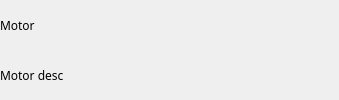
       <widget class="QEFrame" name="qeframe_3">
        <layout class="QGridLayout" name="gridLayout_4">
         <property name="margin">
          <number>0</number>
         </property>
         <property name="spacing">
          <number>0</number>
         </property>
         <item row="0" column="0">
          <layout class="QGridLayout" name="gridLayout">
           <item row="0" column="0">
            <widget class="QLabel" name="label_13">
             <property name="sizePolicy">
              <sizepolicy hsizetype="Fixed" vsizetype="Preferred">
               <horstretch>0</horstretch>
               <verstretch>0</verstretch>
              </sizepolicy>
             </property>
             <property name="minimumSize">
              <size>
               <width>61</width>
               <height>0</height>
              </size>
             </property>
             <property name="sizeIncrement">
              <size>
               <width>1</width>
               <height>1</height>
              </size>
             </property>
             <property name="font">
              <font>
               <family>Abyssinica SIL</family>
               <pointsize>9</pointsize>
              </font>
             </property>
             <property name="text">
              <string>Motor</string>
             </property>
             <property name="alignment">
              <set>Qt::AlignLeading|Qt::AlignLeft|Qt::AlignVCenter</set>
             </property>
            </widget>
           </item>
           <item row="0" column="1">
            <widget class="QELabel" name="rbv_3">
             <property name="sizePolicy">
              <sizepolicy hsizetype="Preferred" vsizetype="Expanding">
               <horstretch>0</horstretch>
               <verstretch>0</verstretch>
              </sizepolicy>
             </property>
             <property name="minimumSize">
              <size>
               <width>100</width>
               <height>1</height>
              </size>
             </property>
             <property name="maximumSize">
              <size>
               <width>16777215</width>
               <height>16777215</height>
              </size>
             </property>
             <property name="font">
              <font>
               <family>Abyssinica SIL</family>
               <pointsize>9</pointsize>
              </font>
             </property>
             <property name="toolTip">
              <string/>
             </property>
             <property name="autoFillBackground">
              <bool>true</bool>
             </property>
             <property name="variable" stdset="0">
              <string>$(DMC)$(M).NAME</string>
             </property>
             <property name="variableAsToolTip">
              <bool>true</bool>
             </property>
             <property name="styleSheet">
              <string notr="true">QWidget { color: grey }</string>
             </property>
            </widget>
           </item>
           <item row="0" column="2">
            <spacer name="horizontalSpacer_4">
             <property name="orientation">
              <enum>Qt::Horizontal</enum>
             </property>
             <property name="sizeType">
              <enum>QSizePolicy::Expanding</enum>
             </property>
             <property name="sizeHint" stdset="0">
              <size>
               <width>175</width>
               <height>13</height>
              </size>
             </property>
            </spacer>
           </item>
           <item row="1" column="0">
            <widget class="QLabel" name="label_14">
             <property name="sizePolicy">
              <sizepolicy hsizetype="Fixed" vsizetype="Preferred">
               <horstretch>0</horstretch>
               <verstretch>0</verstretch>
              </sizepolicy>
             </property>
             <property name="minimumSize">
              <size>
               <width>61</width>
               <height>0</height>
              </size>
             </property>
             <property name="sizeIncrement">
              <size>
               <width>1</width>
               <height>1</height>
              </size>
             </property>
             <property name="font">
              <font>
               <family>Abyssinica SIL</family>
               <pointsize>9</pointsize>
              </font>
             </property>
             <property name="text">
              <string>Motor desc</string>
             </property>
             <property name="alignment">
              <set>Qt::AlignLeading|Qt::AlignLeft|Qt::AlignVCenter</set>
             </property>
            </widget>
           </item>
           <item row="1" column="1">
            <widget class="QELabel" name="rbv_4">
             <property name="sizePolicy">
              <sizepolicy hsizetype="Preferred" vsizetype="Expanding">
               <horstretch>0</horstretch>
               <verstretch>0</verstretch>
              </sizepolicy>
             </property>
             <property name="minimumSize">
              <size>
               <width>100</width>
               <height>0</height>
              </size>
             </property>
             <property name="maximumSize">
              <size>
               <width>16777215</width>
               <height>16777215</height>
              </size>
             </property>
             <property name="font">
              <font>
               <family>Abyssinica SIL</family>
               <pointsize>9</pointsize>
              </font>
             </property>
             <property name="autoFillBackground">
              <bool>true</bool>
             </property>
             <property name="variable" stdset="0">
              <string>$(DMC)$(M).DESC</string>
             </property>
             <property name="variableAsToolTip">
              <bool>true</bool>
             </property>
             <property name="styleSheet">
              <string notr="true">QWidget { color: grey }</string>
             </property>
            </widget>
           </item>
          </layout>
         </item>
        </layout>
       </widget>
